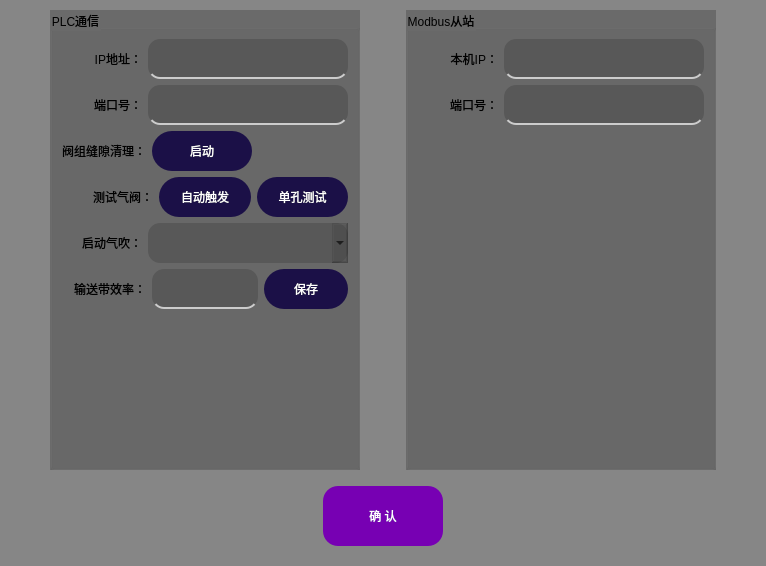
     <widget class="QWidget" name="tab_3">
      <property name="styleSheet">
       <string notr="true">QWidget{
	background-color: rgba(64, 64, 64, 100);
	font: 12pt &quot;Microsoft YaHei UI&quot;;
}

QFrame{
	background: transparent; 
}

QLabel{
	background-color: rgba(47, 47, 47, 0);
	font: 10pt &quot;Microsoft YaHei UI&quot;;
}

QLineEdit{
	border: none;
    border-bottom: 2px solid #ccc;
	border-radius: 12px;
	font: 12pt &quot;Microsoft YaHei UI&quot;;
}

QLineEdit:focus {
    border-bottom-color: #4caf50;     /* 聚焦时高亮下划线 */
}

QComboBox{
	border-radius: 12px;
	font: 12pt &quot;Microsoft YaHei UI&quot;;
}

QToolButton {
	color: rgb(255, 255, 255);
	background-color: rgb(27, 16, 71);
	border: none;
	border-radius: 20px;
}

QToolButton::menu-indicator { 
	image: None;
}

QToolButton:hover {
	color: rgb(255, 255, 255);
	background-color: rgba(43, 25, 113, 200);
	border: none;
}</string>
      </property>
      <attribute name="title">
       <string>通信设置</string>
      </attribute>
      <layout class="QVBoxLayout" name="verticalLayout_7">
       <property name="leftMargin">
        <number>0</number>
       </property>
       <property name="topMargin">
        <number>0</number>
       </property>
       <property name="rightMargin">
        <number>0</number>
       </property>
       <property name="bottomMargin">
        <number>20</number>
       </property>
       <item>
        <widget class="QFrame" name="frame_2">
         <property name="minimumSize">
          <size>
           <width>0</width>
           <height>480</height>
          </size>
         </property>
         <property name="frameShape">
          <enum>QFrame::Shape::StyledPanel</enum>
         </property>
         <property name="frameShadow">
          <enum>QFrame::Shadow::Raised</enum>
         </property>
         <layout class="QHBoxLayout" name="horizontalLayout_31">
          <item>
           <spacer name="horizontalSpacer_10">
            <property name="orientation">
             <enum>Qt::Orientation::Horizontal</enum>
            </property>
            <property name="sizeHint" stdset="0">
             <size>
              <width>40</width>
              <height>20</height>
             </size>
            </property>
           </spacer>
          </item>
          <item>
           <widget class="QGroupBox" name="groupBox_4">
            <property name="title">
             <string>PLC通信</string>
            </property>
            <layout class="QVBoxLayout" name="verticalLayout_8">
             <item>
              <layout class="QHBoxLayout" name="horizontalLayout_27">
               <item>
                <widget class="QLabel" name="label_29">
                 <property name="minimumSize">
                  <size>
                   <width>80</width>
                   <height>40</height>
                  </size>
                 </property>
                 <property name="maximumSize">
                  <size>
                   <width>120</width>
                   <height>40</height>
                  </size>
                 </property>
                 <property name="text">
                  <string>IP地址：</string>
                 </property>
                 <property name="alignment">
                  <set>Qt::AlignmentFlag::AlignRight|Qt::AlignmentFlag::AlignTrailing|Qt::AlignmentFlag::AlignVCenter</set>
                 </property>
                </widget>
               </item>
               <item>
                <widget class="QLineEdit" name="Tab3_PLC_IP_Edit">
                 <property name="sizePolicy">
                  <sizepolicy hsizetype="Preferred" vsizetype="Preferred">
                   <horstretch>0</horstretch>
                   <verstretch>0</verstretch>
                  </sizepolicy>
                 </property>
                 <property name="minimumSize">
                  <size>
                   <width>200</width>
                   <height>40</height>
                  </size>
                 </property>
                 <property name="maximumSize">
                  <size>
                   <width>500</width>
                   <height>500</height>
                  </size>
                 </property>
                </widget>
               </item>
              </layout>
             </item>
             <item>
              <layout class="QHBoxLayout" name="horizontalLayout_28">
               <item>
                <widget class="QLabel" name="label_30">
                 <property name="minimumSize">
                  <size>
                   <width>80</width>
                   <height>40</height>
                  </size>
                 </property>
                 <property name="maximumSize">
                  <size>
                   <width>120</width>
                   <height>40</height>
                  </size>
                 </property>
                 <property name="text">
                  <string>端口号：</string>
                 </property>
                 <property name="alignment">
                  <set>Qt::AlignmentFlag::AlignRight|Qt::AlignmentFlag::AlignTrailing|Qt::AlignmentFlag::AlignVCenter</set>
                 </property>
                </widget>
               </item>
               <item>
                <widget class="QLineEdit" name="Tab3_PLC_Port_Edit">
                 <property name="sizePolicy">
                  <sizepolicy hsizetype="Preferred" vsizetype="Preferred">
                   <horstretch>0</horstretch>
                   <verstretch>0</verstretch>
                  </sizepolicy>
                 </property>
                 <property name="minimumSize">
                  <size>
                   <width>200</width>
                   <height>40</height>
                  </size>
                 </property>
                 <property name="maximumSize">
                  <size>
                   <width>500</width>
                   <height>500</height>
                  </size>
                 </property>
                </widget>
               </item>
              </layout>
             </item>
             <item>
              <layout class="QHBoxLayout" name="horizontalLayout_33">
               <item>
                <widget class="QLabel" name="label_34">
                 <property name="minimumSize">
                  <size>
                   <width>80</width>
                   <height>40</height>
                  </size>
                 </property>
                 <property name="maximumSize">
                  <size>
                   <width>140</width>
                   <height>40</height>
                  </size>
                 </property>
                 <property name="text">
                  <string>阀组缝隙清理：</string>
                 </property>
                 <property name="alignment">
                  <set>Qt::AlignmentFlag::AlignRight|Qt::AlignmentFlag::AlignTrailing|Qt::AlignmentFlag::AlignVCenter</set>
                 </property>
                </widget>
               </item>
               <item>
                <widget class="QToolButton" name="Tab3_PLC_Clear_Btn">
                 <property name="sizePolicy">
                  <sizepolicy hsizetype="Preferred" vsizetype="Preferred">
                   <horstretch>0</horstretch>
                   <verstretch>0</verstretch>
                  </sizepolicy>
                 </property>
                 <property name="minimumSize">
                  <size>
                   <width>100</width>
                   <height>40</height>
                  </size>
                 </property>
                 <property name="maximumSize">
                  <size>
                   <width>140</width>
                   <height>60</height>
                  </size>
                 </property>
                 <property name="text">
                  <string>启动</string>
                 </property>
                </widget>
               </item>
               <item>
                <spacer name="horizontalSpacer_9">
                 <property name="orientation">
                  <enum>Qt::Orientation::Horizontal</enum>
                 </property>
                 <property name="sizeHint" stdset="0">
                  <size>
                   <width>40</width>
                   <height>20</height>
                  </size>
                 </property>
                </spacer>
               </item>
              </layout>
             </item>
             <item>
              <layout class="QHBoxLayout" name="horizontalLayout_34">
               <item>
                <widget class="QLabel" name="label_35">
                 <property name="minimumSize">
                  <size>
                   <width>80</width>
                   <height>40</height>
                  </size>
                 </property>
                 <property name="maximumSize">
                  <size>
                   <width>120</width>
                   <height>40</height>
                  </size>
                 </property>
                 <property name="text">
                  <string>      测试气阀：</string>
                 </property>
                 <property name="alignment">
                  <set>Qt::AlignmentFlag::AlignRight|Qt::AlignmentFlag::AlignTrailing|Qt::AlignmentFlag::AlignVCenter</set>
                 </property>
                </widget>
               </item>
               <item>
                <widget class="QToolButton" name="Tab3_AutoBlow_Btn">
                 <property name="sizePolicy">
                  <sizepolicy hsizetype="Preferred" vsizetype="Preferred">
                   <horstretch>0</horstretch>
                   <verstretch>0</verstretch>
                  </sizepolicy>
                 </property>
                 <property name="minimumSize">
                  <size>
                   <width>40</width>
                   <height>40</height>
                  </size>
                 </property>
                 <property name="maximumSize">
                  <size>
                   <width>120</width>
                   <height>60</height>
                  </size>
                 </property>
                 <property name="text">
                  <string>自动触发</string>
                 </property>
                </widget>
               </item>
               <item>
                <widget class="QToolButton" name="Tab3_OnePortBlow_Btn">
                 <property name="sizePolicy">
                  <sizepolicy hsizetype="Preferred" vsizetype="Preferred">
                   <horstretch>0</horstretch>
                   <verstretch>0</verstretch>
                  </sizepolicy>
                 </property>
                 <property name="minimumSize">
                  <size>
                   <width>40</width>
                   <height>40</height>
                  </size>
                 </property>
                 <property name="maximumSize">
                  <size>
                   <width>120</width>
                   <height>60</height>
                  </size>
                 </property>
                 <property name="text">
                  <string>单孔测试</string>
                 </property>
                </widget>
               </item>
              </layout>
             </item>
             <item>
              <layout class="QHBoxLayout" name="horizontalLayout_26">
               <item>
                <widget class="QLabel" name="label_28">
                 <property name="minimumSize">
                  <size>
                   <width>80</width>
                   <height>40</height>
                  </size>
                 </property>
                 <property name="maximumSize">
                  <size>
                   <width>120</width>
                   <height>40</height>
                  </size>
                 </property>
                 <property name="text">
                  <string>启动气吹：</string>
                 </property>
                 <property name="alignment">
                  <set>Qt::AlignmentFlag::AlignRight|Qt::AlignmentFlag::AlignTrailing|Qt::AlignmentFlag::AlignVCenter</set>
                 </property>
                </widget>
               </item>
               <item>
                <widget class="QComboBox" name="Tab3_IsBlow_Combo">
                 <property name="sizePolicy">
                  <sizepolicy hsizetype="Preferred" vsizetype="Preferred">
                   <horstretch>0</horstretch>
                   <verstretch>0</verstretch>
                  </sizepolicy>
                 </property>
                 <property name="minimumSize">
                  <size>
                   <width>200</width>
                   <height>40</height>
                  </size>
                 </property>
                 <property name="styleSheet">
                  <string notr="true">border-radius: 12px;</string>
                 </property>
                </widget>
               </item>
              </layout>
             </item>
             <item>
              <layout class="QHBoxLayout" name="horizontalLayout_32">
               <item>
                <widget class="QLabel" name="label_33">
                 <property name="minimumSize">
                  <size>
                   <width>80</width>
                   <height>40</height>
                  </size>
                 </property>
                 <property name="maximumSize">
                  <size>
                   <width>120</width>
                   <height>40</height>
                  </size>
                 </property>
                 <property name="text">
                  <string>输送带效率：</string>
                 </property>
                 <property name="alignment">
                  <set>Qt::AlignmentFlag::AlignRight|Qt::AlignmentFlag::AlignTrailing|Qt::AlignmentFlag::AlignVCenter</set>
                 </property>
                </widget>
               </item>
               <item>
                <widget class="QLineEdit" name="Tab3_PLC_Speed_Edit">
                 <property name="sizePolicy">
                  <sizepolicy hsizetype="Preferred" vsizetype="Preferred">
                   <horstretch>0</horstretch>
                   <verstretch>0</verstretch>
                  </sizepolicy>
                 </property>
                 <property name="minimumSize">
                  <size>
                   <width>100</width>
                   <height>40</height>
                  </size>
                 </property>
                 <property name="maximumSize">
                  <size>
                   <width>500</width>
                   <height>500</height>
                  </size>
                 </property>
                </widget>
               </item>
               <item>
                <widget class="QToolButton" name="Tab3_PLC_SpeedSave_Btn">
                 <property name="sizePolicy">
                  <sizepolicy hsizetype="Preferred" vsizetype="Preferred">
                   <horstretch>0</horstretch>
                   <verstretch>0</verstretch>
                  </sizepolicy>
                 </property>
                 <property name="minimumSize">
                  <size>
                   <width>40</width>
                   <height>40</height>
                  </size>
                 </property>
                 <property name="text">
                  <string>保存</string>
                 </property>
                </widget>
               </item>
              </layout>
             </item>
             <item>
              <spacer name="verticalSpacer_6">
               <property name="orientation">
                <enum>Qt::Orientation::Vertical</enum>
               </property>
               <property name="sizeHint" stdset="0">
                <size>
                 <width>20</width>
                 <height>40</height>
                </size>
               </property>
              </spacer>
             </item>
            </layout>
           </widget>
          </item>
          <item>
           <spacer name="horizontalSpacer_12">
            <property name="orientation">
             <enum>Qt::Orientation::Horizontal</enum>
            </property>
            <property name="sizeHint" stdset="0">
             <size>
              <width>40</width>
              <height>20</height>
             </size>
            </property>
           </spacer>
          </item>
          <item>
           <widget class="QGroupBox" name="groupBox_5">
            <property name="title">
             <string>Modbus从站</string>
            </property>
            <layout class="QVBoxLayout" name="verticalLayout_9">
             <item>
              <layout class="QHBoxLayout" name="horizontalLayout_29">
               <item>
                <widget class="QLabel" name="label_31">
                 <property name="minimumSize">
                  <size>
                   <width>80</width>
                   <height>40</height>
                  </size>
                 </property>
                 <property name="maximumSize">
                  <size>
                   <width>120</width>
                   <height>40</height>
                  </size>
                 </property>
                 <property name="text">
                  <string>本机IP：</string>
                 </property>
                 <property name="alignment">
                  <set>Qt::AlignmentFlag::AlignRight|Qt::AlignmentFlag::AlignTrailing|Qt::AlignmentFlag::AlignVCenter</set>
                 </property>
                </widget>
               </item>
               <item>
                <widget class="QLineEdit" name="Tab3_Mb_IP_Edit">
                 <property name="sizePolicy">
                  <sizepolicy hsizetype="Preferred" vsizetype="Preferred">
                   <horstretch>0</horstretch>
                   <verstretch>0</verstretch>
                  </sizepolicy>
                 </property>
                 <property name="minimumSize">
                  <size>
                   <width>200</width>
                   <height>40</height>
                  </size>
                 </property>
                 <property name="maximumSize">
                  <size>
                   <width>500</width>
                   <height>500</height>
                  </size>
                 </property>
                </widget>
               </item>
              </layout>
             </item>
             <item>
              <layout class="QHBoxLayout" name="horizontalLayout_30">
               <item>
                <widget class="QLabel" name="label_32">
                 <property name="minimumSize">
                  <size>
                   <width>80</width>
                   <height>40</height>
                  </size>
                 </property>
                 <property name="maximumSize">
                  <size>
                   <width>120</width>
                   <height>40</height>
                  </size>
                 </property>
                 <property name="text">
                  <string>端口号：</string>
                 </property>
                 <property name="alignment">
                  <set>Qt::AlignmentFlag::AlignRight|Qt::AlignmentFlag::AlignTrailing|Qt::AlignmentFlag::AlignVCenter</set>
                 </property>
                </widget>
               </item>
               <item>
                <widget class="QLineEdit" name="Tab3_Mb_Port_Edit">
                 <property name="sizePolicy">
                  <sizepolicy hsizetype="Preferred" vsizetype="Preferred">
                   <horstretch>0</horstretch>
                   <verstretch>0</verstretch>
                  </sizepolicy>
                 </property>
                 <property name="minimumSize">
                  <size>
                   <width>200</width>
                   <height>40</height>
                  </size>
                 </property>
                 <property name="maximumSize">
                  <size>
                   <width>500</width>
                   <height>500</height>
                  </size>
                 </property>
                </widget>
               </item>
              </layout>
             </item>
             <item>
              <spacer name="verticalSpacer_5">
               <property name="orientation">
                <enum>Qt::Orientation::Vertical</enum>
               </property>
               <property name="sizeHint" stdset="0">
                <size>
                 <width>20</width>
                 <height>40</height>
                </size>
               </property>
              </spacer>
             </item>
            </layout>
           </widget>
          </item>
          <item>
           <spacer name="horizontalSpacer_11">
            <property name="orientation">
             <enum>Qt::Orientation::Horizontal</enum>
            </property>
            <property name="sizeHint" stdset="0">
             <size>
              <width>40</width>
              <height>20</height>
             </size>
            </property>
           </spacer>
          </item>
         </layout>
        </widget>
       </item>
       <item>
        <layout class="QHBoxLayout" name="horizontalLayout_25">
         <item>
          <spacer name="horizontalSpacer_7">
           <property name="orientation">
            <enum>Qt::Orientation::Horizontal</enum>
           </property>
           <property name="sizeHint" stdset="0">
            <size>
             <width>40</width>
             <height>20</height>
            </size>
           </property>
          </spacer>
         </item>
         <item>
          <widget class="QPushButton" name="Tab3_Ok_Btn">
           <property name="minimumSize">
            <size>
             <width>120</width>
             <height>60</height>
            </size>
           </property>
           <property name="styleSheet">
            <string notr="true">QPushButton {
	color: rgb(255, 255, 255);
	/*background-color: rgb(27, 16, 71);*/
	background-color: rgba(119, 0, 179, 255);
	
	border: none;
	border-radius: 15px;
	font: 14pt &quot;Microsoft YaHei UI&quot;;
}

 
QPushButton:hover {
	color: rgb(255, 255, 255);
	background-color: rgba(119, 0, 179, 150);
	border: none;
	font: 12pt &quot;Microsoft YaHei UI&quot;;
}</string>
           </property>
           <property name="text">
            <string>确 认</string>
           </property>
          </widget>
         </item>
         <item>
          <spacer name="horizontalSpacer_8">
           <property name="orientation">
            <enum>Qt::Orientation::Horizontal</enum>
           </property>
           <property name="sizeHint" stdset="0">
            <size>
             <width>40</width>
             <height>20</height>
            </size>
           </property>
          </spacer>
         </item>
        </layout>
       </item>
      </layout>
     </widget>
